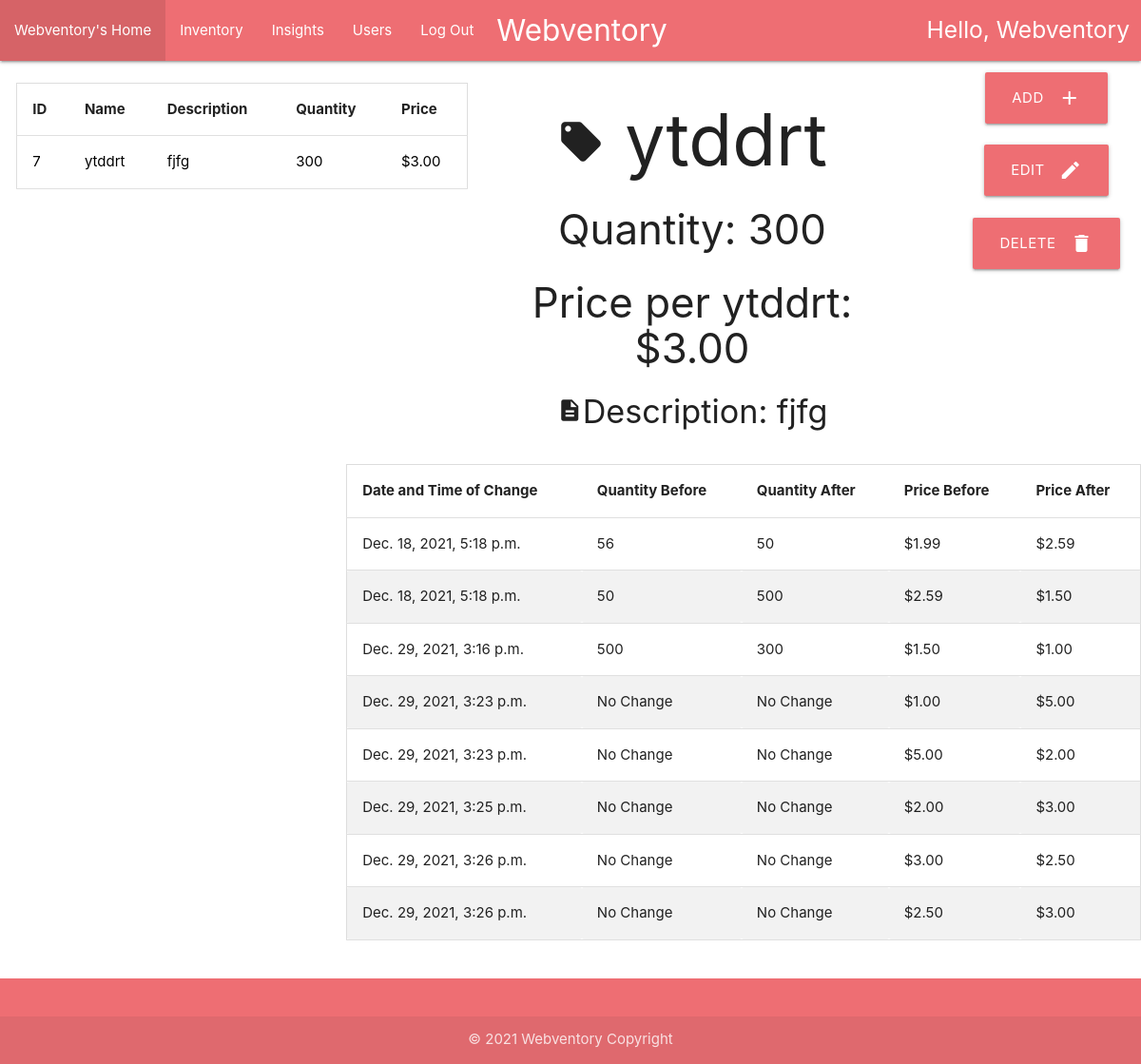
Page /userInventory/7/ (signed in) on the earlier database version.
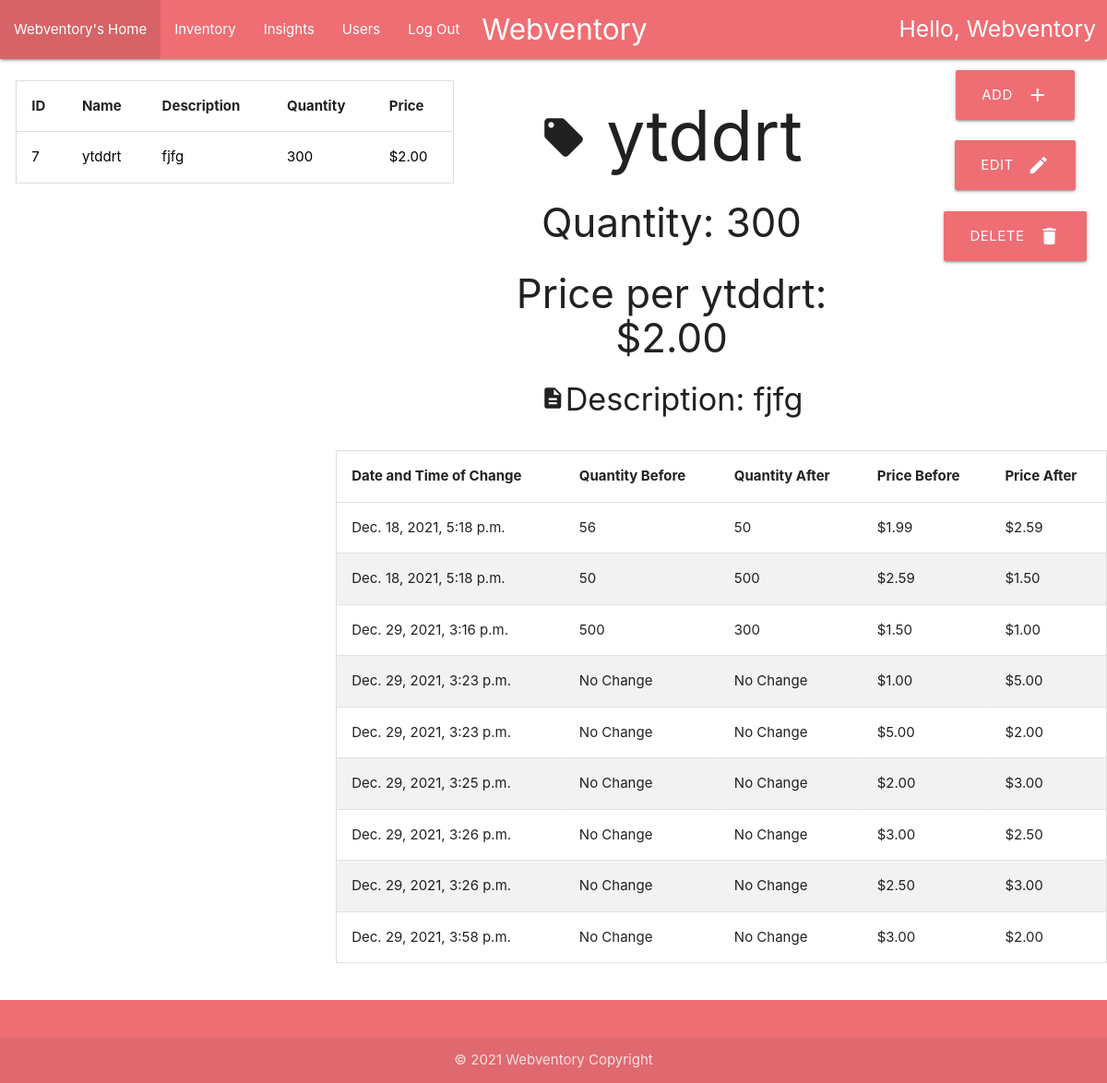
Same page on the later database version.
### home/models.py (models this page shows, shortened)
class Item(models.Model):
    id = models.AutoField(unique=True, primary_key=True)
    name = models.CharField(max_length=30)
    description = models.CharField(max_length=100)
    quantity = models.IntegerField()
    price = models.DecimalField(max_digits=9,decimal_places=2)
    user_visibility = models.CharField(max_length=30)

class ItemHistory(models.Model):
    item_id = models.ForeignKey(
        Item,
        models.SET_NULL,
        blank=True,
        null=True,
    )
    quantity_before = models.IntegerField()
    quantity_after = models.IntegerField()
    price_before = models.FloatField()
    price_after = models.FloatField()
    date_of_change = models.DateTimeField()

### home/views.py (the view)
# urls.py: path('userInventory/', views.user_inventory),
@login_required(login_url='/login')
def user_inventory(request, item_id=0):
    clear_graph_history(request.user)
    items = Item.objects.all().select_related()
    item = str()
    item_history = str()
    if item_id != 0:
        item = Item.objects.get(id=item_id)
        item_history = ItemHistory.objects.filter(item_id=item).select_related()
    return render(request, 'home/userHomeInventory.html',
                  {"username": str(request.user).title(), "item": item, "items": items, "itemHistories": item_history})

### home/models.py (called while the page is built)
    def __str__(self):
        return self.username

### home/views.py (called while the page is built)
def clear_graph_history(username):
    path = os.path.join(os.path.dirname(__file__), 'static', 'home', 'temp', f'{username}')
    if os.path.exists(path):
        os.chdir(path)
        for file in os.listdir(path):
            os.remove(file)

### home/templates/home/userHomeInventory.html (shortened to what the changed rows need)
{% extends 'home/userHome.html' %}
{% block content %}
{% load static %}
<link rel="stylesheet" href="{% static 'home/css/style.css' %}">
<div class="row" style="padding-left : .5%;">
    <div class="container-fluid">
        <div class="col s5 center">
            <br>
            <table id="myTable">
                <thead>
                <tr>
                    <th>ID</th>
                    <th>Name</th>
                    <th>Description</th>
                    <th>Quantity</th>
                    <th>Price</th>
                </tr>
                </thead>
                <tbody>
                {% for item in items %}
                {% if item.user_visibility == user.username %}
                <tr>
                    <td><a style="color: black" href="/userInventory/{{item.id}}">
                        {{ item.id }}
                    </a></td>
                    <td><a style="color: black" href="/userInventory/{{item.id}}">
                        {{ item.name }}
                    </a></td>
                    <td><a style="color: black" href="/userInventory/{{item.id}}">
                        {{ item.description }}
                    </a></td>
                    <td><a style="color: black" href="/userInventory/{{item.id}}">
                        {{ item.quantity }}
                    </a></td>
                    <td><a style="color: black" href="/userInventory/{{item.id}}">
                        ${{ item.price|floatformat:2 }}
                    </a></td>
                </tr>
                {% endif %}
                {% endfor %}
                </tbody>
            </table>
            <br>
        </div>
    </div>
    <div class="col s5 center" style="padding-right : 5%">
        {%if item %}
        <h1 style="font-size: 75px"><i class="material-icons small" style="font-size : 50px">local_offer</i>
            {{item.name}}</h1>
        <h3>Quantity: {{item.quantity}}</h3>
        <h3>Price per {{item.name}}: ${{item.price|floatformat:2}}</h3>
        <h4><i class="material-icons small" style="font-size: 27px">description</i>Description: {{item.description}}
        </h4>
        {% endif %}
    </div>
    {% if item %}
    <div class="row s1 container right">
        <br>
        <table>
            <thead>
            <tr>
                <th>Date and Time of Change</th>
                <th>Quantity Before</th>
                <th>Quantity After</th>
                <th>Price Before</th>
                <th>Price After</th>
            </tr>
            </thead>
            <tbody>
            {% for itemHistory in itemHistories %}
            <tr>
                <td>{{itemHistory.date_of_change}}</td>
                {% if itemHistory.quantity_after != itemHistory.quantity_before %}
                <td>{{itemHistory.quantity_before}}</td>
                <td>{{itemHistory.quantity_after}}</td>
                {% else %}
                <td>No Change</td>
                <td>No Change</td>
                {% endif %}
                {% if itemHistory.price_after != itemHistory.price_before %}
                <td>${{itemHistory.price_before|floatformat:2}}</td>
                <td>${{itemHistory.price_after|floatformat:2}}</td>
                {% else %}
                <td>No Change</td>
                <td>No Change</td>
                {% endif %}
            </tr>
            {% endfor %}
            </tbody>
        </table>
    </div>
    {% endif %}
</div>
{% endblock %}

Differences in the rows shown:
changed Item "ytddrt": price "3.00" → "2.00"
added ItemHistory: date_of_change "Dec. 29, 2021, 3:58 p.m.", quantity_after "No Change", price_before "3.00", price_after "2.00"
